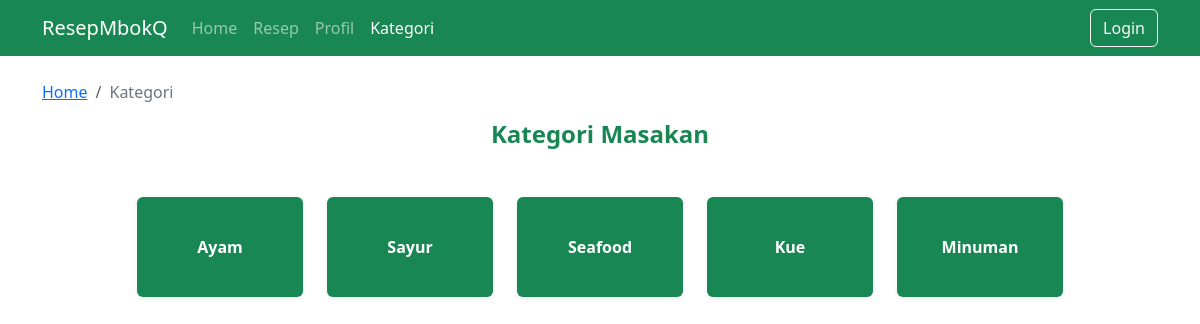
The app's page /category.php with its own data.
### tables this page shows
CREATE TABLE `kategori` (
  `id_kategori` int(11) NOT NULL,
  `nama_kategori` varchar(100) NOT NULL
);

### category.php (the view, shortened to what this page needs)
<?php
include 'config.php';
include 'navbar.php';
?>
<!DOCTYPE html>
<html lang="id">
<head>
  <link href="https://cdn.jsdelivr.net/npm/bootstrap@5.3.3/dist/css/bootstrap.min.css" rel="stylesheet">
</head>
<body>
<div class="container mt-4">
  <nav aria-label="breadcrumb">
    <ol class="breadcrumb">
      <li class="breadcrumb-item">
        <a href="home.php" class="text-primary text-decoration-underline">Home</a>
      </li>
      <li class="breadcrumb-item active text-secondary" aria-current="page">Kategori</li>
    </ol>
  </nav>
  <h4 class="text-center text-success fw-bold mb-5">Kategori Masakan</h4>
  <div class="row justify-content-center">
    <?php
    $query = "SELECT * FROM kategori";
    $result = mysqli_query($conn, $query);
    while ($row = mysqli_fetch_assoc($result)):
    ?>
      <div class="col-6 col-md-3 col-lg-2 mb-4 d-flex justify-content-center">
        <a href="resep_kategori.php?id_kategori=<?= $row['id_kategori'] ?>" class="text-decoration-none w-100">
          <div class="card bg-success text-white text-center border-0 shadow-sm" style="height: 100px;">
            <div class="card-body d-flex align-items-center justify-content-center">
              <strong><?= htmlspecialchars($row['nama_kategori']) ?></strong>
            </div>
          </div>
        </a>
      </div>
    <?php endwhile; ?>
  </div>
</div>
</body>
</html>

### records on screen
kategori: nama_kategori "Ayam"
kategori: nama_kategori "Sayur"
kategori: nama_kategori "Seafood"
kategori: nama_kategori "Kue"
kategori: nama_kategori "Minuman"
